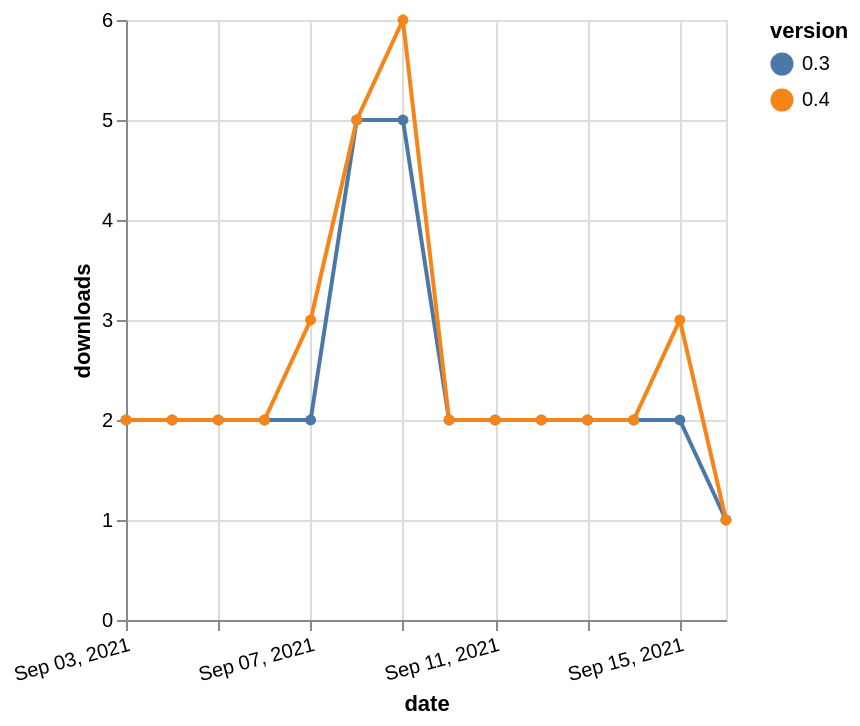

Source (Vega-Lite JSON):
### Vega-Lite specification from a JSON file in a GitHub repository (floating-point values rounded to 4 significant figures)
{"$schema": "https://vega.github.io/schema/vega-lite/v5.json", "description": "A simple bar chart with embedded data.", "data": {"values": [{"date": "2021-09-03", "total": 6124, "delta": 2, "version": "0.3"}, {"date": "2021-09-04", "total": 6126, "delta": 2, "version": "0.3"}, {"date": "2021-09-05", "total": 6128, "delta": 2, "version": "0.3"}, {"date": "2021-09-06", "total": 6130, "delta": 2, "version": "0.3"}, {"date": "2021-09-07", "total": 6132, "delta": 2, "version": "0.3"}, {"date": "2021-09-08", "total": 6137, "delta": 5, "version": "0.3"}, {"date": "2021-09-09", "total": 6142, "delta": 5, "version": "0.3"}, {"date": "2021-09-10", "total": 6144, "delta": 2, "version": "0.3"}, {"date": "2021-09-11", "total": 6146, "delta": 2, "version": "0.3"}, {"date": "2021-09-12", "total": 6148, "delta": 2, "version": "0.3"}, {"date": "2021-09-13", "total": 6150, "delta": 2, "version": "0.3"}, {"date": "2021-09-14", "total": 6152, "delta": 2, "version": "0.3"}, {"date": "2021-09-15", "total": 6154, "delta": 2, "version": "0.3"}, {"date": "2021-09-16", "total": 6155, "delta": 1, "version": "0.3"}, {"date": "2021-09-03", "total": 9875, "delta": 2, "version": "0.4"}, {"date": "2021-09-04", "total": 9877, "delta": 2, "version": "0.4"}, {"date": "2021-09-05", "total": 9879, "delta": 2, "version": "0.4"}, {"date": "2021-09-06", "total": 9881, "delta": 2, "version": "0.4"}, {"date": "2021-09-07", "total": 9884, "delta": 3, "version": "0.4"}, {"date": "2021-09-08", "total": 9889, "delta": 5, "version": "0.4"}, {"date": "2021-09-09", "total": 9895, "delta": 6, "version": "0.4"}, {"date": "2021-09-10", "total": 9897, "delta": 2, "version": "0.4"}, {"date": "2021-09-11", "total": 9899, "delta": 2, "version": "0.4"}, {"date": "2021-09-12", "total": 9901, "delta": 2, "version": "0.4"}, {"date": "2021-09-13", "total": 9903, "delta": 2, "version": "0.4"}, {"date": "2021-09-14", "total": 9905, "delta": 2, "version": "0.4"}, {"date": "2021-09-15", "total": 9908, "delta": 3, "version": "0.4"}, {"date": "2021-09-16", "total": 9909, "delta": 1, "version": "0.4"}]}, "width": "container", "mark": {"type": "line", "point": {"filled": true}}, "encoding": {"x": {"field": "date", "type": "temporal", "timeUnit": "yearmonthdate", "title": "date", "axis": {"labelAngle": -15}}, "y": {"field": "delta", "type": "quantitative", "title": "downloads"}, "color": {"field": "version", "type": "nominal"}, "tooltip": {"field": "delta"}}}
